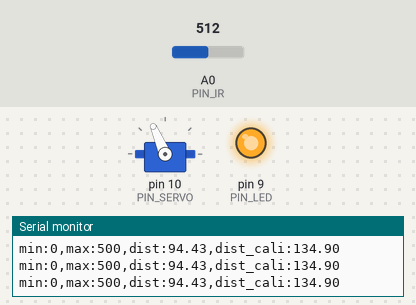
Bench run of a sketch on a simulated Arduino Uno, built with avr-gcc and run on an emulated ATmega328P. Shown: servo, output pins drawn as LEDs (lit = HIGH), the last lines printed to the serial monitor. The inputs (shaded band) are chosen by the test bench; at power-on: A0 (PIN_IR) = 512.

Above: at 1.2 s.
1.3 s: A0 (PIN_IR) set to 354
2.8 s: A0 (PIN_IR) set to 326
At 3.2 s:
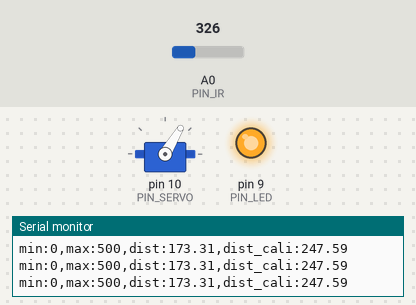
4.3 s: A0 (PIN_IR) set to 511
At 5.2 s:
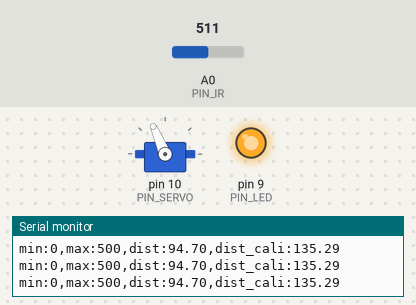
5.8 s: A0 (PIN_IR) set to 306
At 7.1 s:
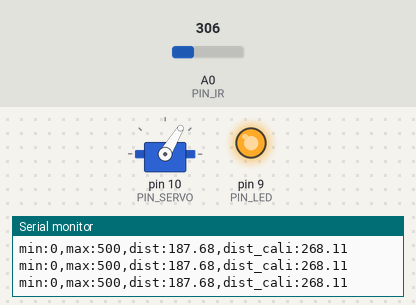
Timing chart, 0 to 8.3 s (numbered marks = the images above; inputs shaded):
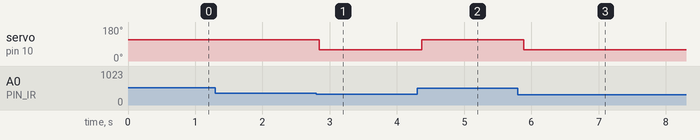

Measured:
- the behaviour switches between 337 and 336 on A0 (PIN_IR) (found by bisection; images 0 and 1)
- after the input at 2.8 s, servo on pin 10 (PIN_SERVO): 113° → 59° at once
- after the input at 4.3 s, servo on pin 10 (PIN_SERVO): 59° → 113° after 0.07 s
- after the input at 5.8 s, servo on pin 10 (PIN_SERVO): 113° → 59° after 0.09 s

The sketch:

21_assignment_1.ino
```cpp
// Arduino pin assignment
#include <Servo.h>
#define PIN_SERVO 10
#define PIN_IR A0
#define PIN_LED 9
#define _DUTY_NEU 1435
#define _DIST_ALPHA 0.9


//global variables
int a, b; // unit: mm
Servo myservo;
float dist_ema,alpha;


void setup() {
// initialize GPIO pins
  pinMode(PIN_LED,OUTPUT);
  digitalWrite(PIN_LED, 1);
// initialize serial port
  Serial.begin(57600);
  a = 70;
  b = 280;
  alpha = _DIST_ALPHA;
  myservo.attach(PIN_SERVO);
  myservo.writeMicroseconds(_DUTY_NEU);
}
float ir_distance(void){ // return value unit: mm
  float val;
  float volt = float(analogRead(PIN_IR));
  val = ((6762.0/(volt-9.0))-4.0) * 10.0;
  return val;
}
void loop() {
  float raw_dist = ir_distance();
  dist_ema = alpha*raw_dist + (1-alpha)*raw_dist;//ema filter
  float dist_cali = 100 + 300.0 / (b - a) * (dist_ema - a);
  Serial.print("min:0,max:500,dist:");
  Serial.print(raw_dist);
  Serial.print(",dist_cali:");
  Serial.println(dist_cali);
  // 공의 위치 275mm일때 측정한 거리(dist_cali): 238
  if(dist_cali > 238){
    myservo.writeMicroseconds(_DUTY_NEU-279);
    delay(100);
  }
  else {
    myservo.writeMicroseconds(_DUTY_NEU+270);
    delay(100);
  }

}
```
